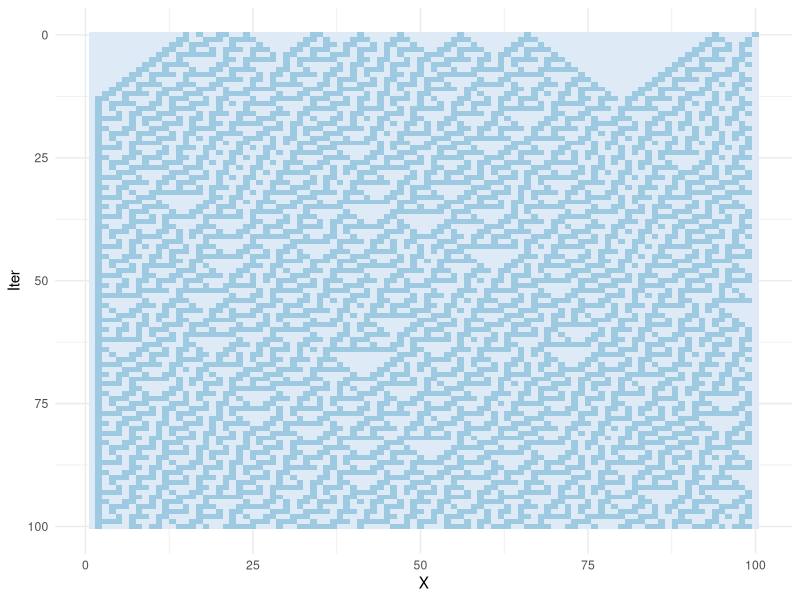
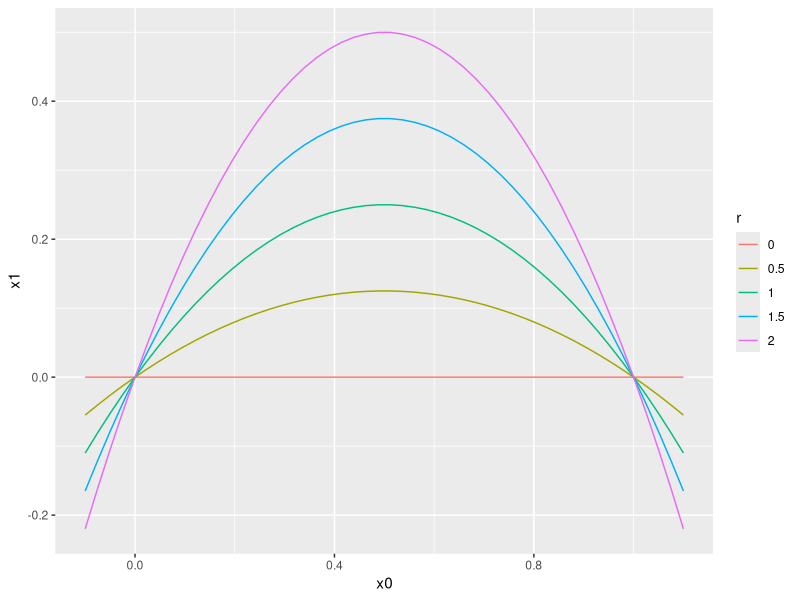
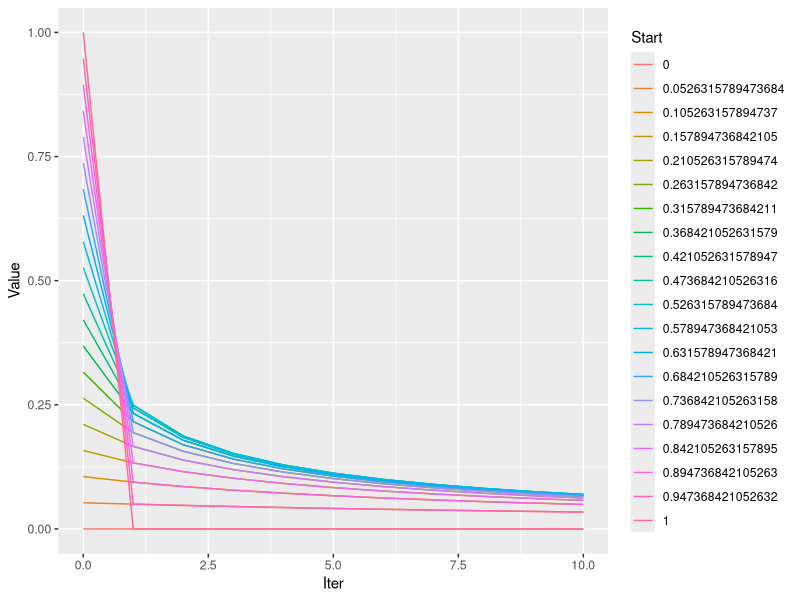

R code for these plots, in order:
## ---- chunk 1
knitr::opts_chunk$set(echo = FALSE)
library(tidyverse)

## ---- chunk 2

for (i in 1:3){
  for (j in 1:3){
    for (k in 1:3){
      
      
      
    }
  }
}

## ---- chunk 3
# current pattern 	
# 111 	110 	101 	100 	011 	010 	001 	000
#  0 	   0 	   0 	   1 	   1 	   1 	   1 	   0 # new state for center cell 

rule_30 <- function(current_state = c("0001000")){
  # Locate all the triplets that code for 1 in the next row
  matching_codons <- do.call(
    rbind, 
    stringr::str_locate_all(
      current_state, 
      pattern = c("100",	"011", "010", "001")
    )
  )
  # Create new state
  next_state <- rep(0, times = str_length(current_state)) 
  next_state[matching_codons[, 1]+1] <- 1
  next_state <- paste0(next_state, collapse = "")  
  return(next_state)
}

set.seed(9907334)
iter <- 100
initial_state <- paste0(rbinom(100, size = 1, prob = 0.1), collapse = "")
state_list <- list()
state_list[[1]] <- initial_state
for(i in 1:iter){
  state_list[[length(state_list)+1]] <- rule_30(current_state = state_list[[length(state_list)]])  
}

walk(seq_along(state_list), function(i){
  state_list[[i]] <<- unlist(stringr::str_split(state_list[[i]], pattern = ""))
})

state_df <- as.data.frame(do.call(rbind, state_list))

state_df$Iter <- seq(1, nrow(state_df))-1

gather(state_df, 
       key = "X", value = "Cell", 
       names(state_df)[names(state_df) != "Iter"]) %>% 
  mutate(X = as.numeric(stringr::str_remove(X, "V"))) %>% 
  ggplot(aes(x=X, y = Iter, fill = Cell))+
  geom_tile()+
  scale_y_reverse()+
  scale_fill_brewer()+
  theme_minimal()+
  theme(legend.position = "")
## ---- chunk 4
# logistic map

r = 1

growth_fcn <- function(r = 1, x0 = 1){return(x1 = (r*x0)*(1-x0))}


data.frame(x0 = seq(-0.1, 1.1, length.out = 50)) %>% 
  mutate("0"   = growth_fcn(r = 0,   x0 = x0),
         "0.5" = growth_fcn(r = 0.5, x0 = x0),
         "1"   = growth_fcn(r = 1,   x0 = x0),
         "1.5" = growth_fcn(r = 1.5, x0 = x0),
         "2"   = growth_fcn(r = 2,   x0 = x0)
         ) %>% 
  gather("r", "x1", as.character(c(0, .5, 1, 1.5, 2))) %>% 
  ggplot()+
  geom_line(aes(x = x0, y = x1, color = r))


iter = 10

M <- data.frame(Start = seq(0, 1, length.out = 20))
M <- cbind(M, as.data.frame(matrix(NA, nrow= nrow(M), ncol = iter)))

for (COL in 2:ncol(M)){
  M[,COL] <- growth_fcn(x0 = M[,COL-1])
}

M <- M %>% 
   mutate(V0 = Start) %>% 
  mutate(Start = as.factor(Start)) %>% 
   gather(Iter, Value, starts_with("V")) %>% 
   mutate(Iter = as.numeric(str_remove(Iter, "V")))



M %>% 
  ggplot(aes(x = Iter, y = Value, color = Start))+
  geom_line()




